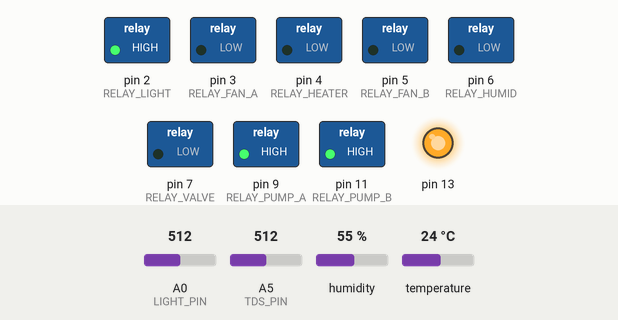
This sketch was run on a simulated Arduino Uno, built with avr-gcc and run on an emulated ATmega328P. Parts: switched loads named in the sketch (green lamp = pin HIGH), output pins drawn as LEDs (lit = HIGH). Inputs (shaded band) come from the test bench; at power-on: humidity 55 %, A5 (TDS_PIN) = 512, temperature 24 °C, A0 (LIGHT_PIN) = 512. What the sketch prints to the serial monitor is not drawn.

Above: at 14.2 s.
14.3 s: humidity set to 53 %
At 16.6 s:
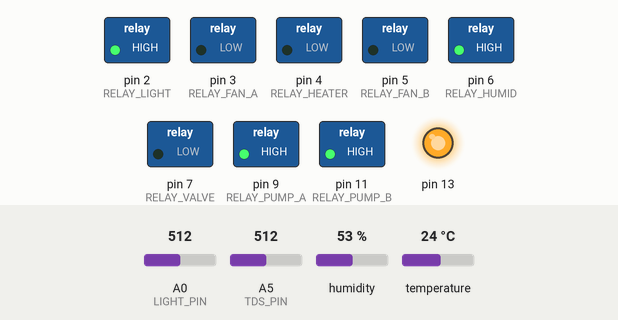
17.5 s: A5 (TDS_PIN) set to 409
23.9 s: A5 (TDS_PIN) set to 377
At 27.7 s:
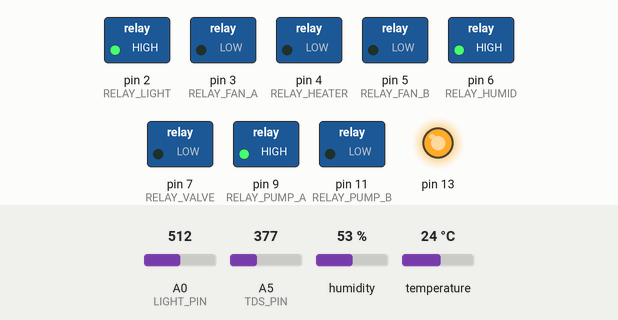
28.3 s: temperature set to 28 °C
At 31.0 s:
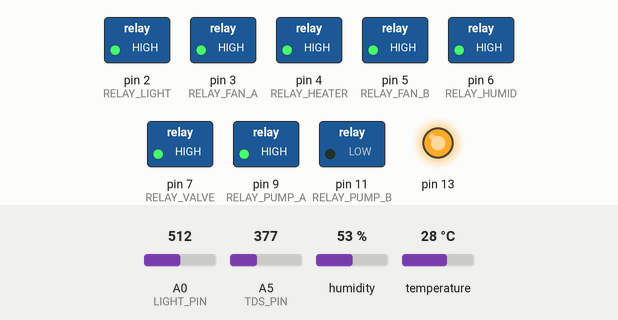
31.3 s: A5 (TDS_PIN) set to 716
At 33.4 s:
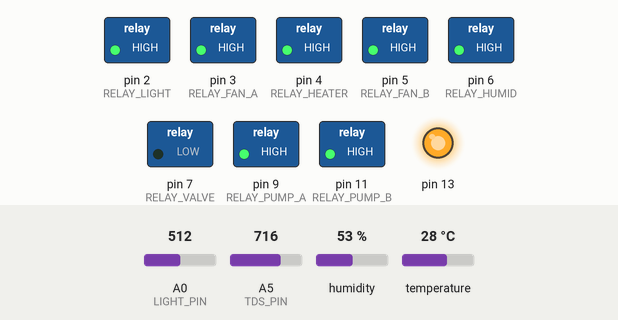
34.3 s: A5 (TDS_PIN) set to 441
37.3 s: A5 (TDS_PIN) set to 410
At 39.2 s:
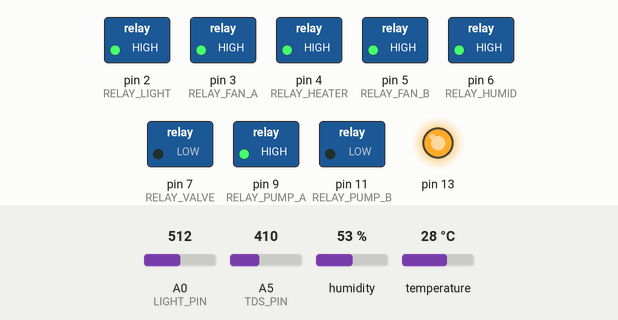
Timing chart, 0 to 44.7 s (numbered marks = the images above; inputs shaded):
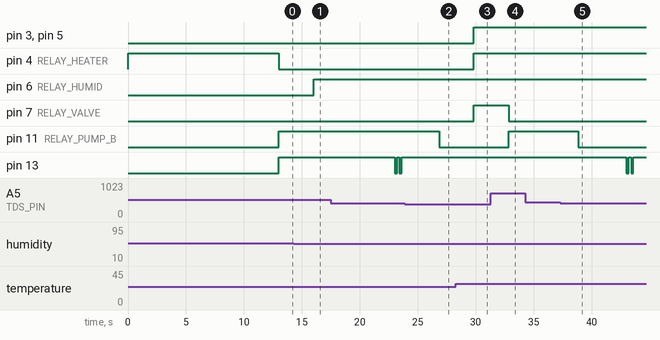

Measured:
- the behaviour switches between 55 and 54 % on humidity (found by bisection; images 0 and 1)
- the behaviour switches between 393 and 392 on A5 (TDS_PIN) (found by bisection; images 1 and 2)
- the behaviour switches between 426 and 425 on A5 (TDS_PIN) (found by bisection; images 4 and 5)
- after the input at 14.3 s, pin 6 (RELAY_HUMID): LOW → HIGH after 1.7 s
- after the input at 23.9 s, pin 11 (RELAY_PUMP_B): HIGH → LOW after 2.9 s
- after the input at 28.3 s, pin 3 (RELAY_FAN_A), pin 4 (RELAY_HEATER), pin 5 (RELAY_FAN_B), pin 7 (RELAY_VALVE): LOW → HIGH after 1.5 s
- after the input at 31.3 s, pin 7 (RELAY_VALVE): HIGH → LOW after 1.5 s; pin 11 (RELAY_PUMP_B): LOW → HIGH after 1.5 s
- after the input at 34.3 s, every drawn part: stays the same
- after the input at 37.3 s, pin 11 (RELAY_PUMP_B): HIGH → LOW after 1.5 s

The sketch:

Proposal.pdf.ino
```cpp
#include <DHT.h>

// --- pin config (might reorganize this later tbh) ---
#define DHTPIN        12
#define DHTTYPE       DHT11

#define LIGHT_PIN     A0
#define TDS_PIN       A5

#define RELAY_HEATER  4
#define RELAY_FAN_A   3
#define RELAY_FAN_B   5
#define RELAY_LIGHT   2
#define RELAY_PUMP_A  9
#define RELAY_PUMP_B  11
#define RELAY_HUMID   6
#define RELAY_VALVE   7

DHT dhtSensor(DHTPIN, DHTTYPE);

// thresholds (tuned a bit manually... might need adjustment later)
float targetTemp = 25.0;
float humidityLow = 55.0;
float humidityHigh = 80.0;

float tdsLow   = 800.0;
float tdsHigh  = 900.0;

// state flags (I like keeping track manually)
bool heaterState = false;
bool fanState    = false;
bool lightState  = false;
bool humidState  = false;
bool valveState  = false;

unsigned long lastSensorCheck = 0;
unsigned long lastUpload = 0;

// sensor values
float currentTemp = 0;
float currentHum  = 0;
int lightRaw      = 0;
float lightLux    = 0;
float tdsReading  = 0;

// wifi stuff
String writeKey = "WRITE API of things speak";
char wifiName[] = "wifi ssid";
char wifiPass[] = "wifi password";


// --- helper functions (yeah could generalize this but meh) ---
void toggleHeater(bool state) {
  heaterState = state;
  digitalWrite(RELAY_HEATER, state ? LOW : HIGH); // inverted relay logic
}

void toggleFans(bool state) {
  fanState = state;

  // NOTE: not sure why I didn't unify this with a loop...
  if (state) {
    digitalWrite(RELAY_FAN_A, HIGH);
    digitalWrite(RELAY_FAN_B, HIGH);
  } else {
    digitalWrite(RELAY_FAN_A, LOW);
    digitalWrite(RELAY_FAN_B, LOW);
  }
}

void toggleLight(bool state) {
  lightState = state;
  digitalWrite(RELAY_LIGHT, state ? HIGH : LOW);
}

void toggleHumidifier(bool state) {
  humidState = state;
  digitalWrite(RELAY_HUMID, state ? HIGH : LOW);
}

void toggleValve(bool state) {
  valveState = state;
  digitalWrite(RELAY_VALVE, state ? HIGH : LOW);
}


void setup() {

  // setup outputs
  pinMode(RELAY_HEATER, OUTPUT);
  pinMode(RELAY_FAN_A, OUTPUT);
  pinMode(RELAY_FAN_B, OUTPUT);
  pinMode(RELAY_LIGHT, OUTPUT);
  pinMode(RELAY_PUMP_A, OUTPUT);
  pinMode(RELAY_PUMP_B, OUTPUT);
  pinMode(RELAY_HUMID, OUTPUT);
  pinMode(RELAY_VALVE, OUTPUT);

  // initial states
  toggleHeater(false);
  toggleFans(false);
  toggleLight(true);   // always ON for now
  toggleHumidifier(false);
  toggleValve(false);

  digitalWrite(RELAY_PUMP_A, HIGH);
  digitalWrite(RELAY_PUMP_B, LOW);

  dhtSensor.begin();

  // debug LED
  pinMode(13, OUTPUT);
  digitalWrite(13, LOW);

  Serial.begin(115200);
  delay(2000); // give esp time

  // connect wifi (super basic, no retries yet...)
  Serial.println("AT+CWMODE=1");
  delay(1000);

  Serial.print("AT+CWJAP=\"");
  Serial.print(wifiName);
  Serial.print("\",\"");
  Serial.print(wifiPass);
  Serial.println("\"");

  delay(10000); // yeah... kinda long but works for now

  digitalWrite(13, HIGH); // connected indicator
}


void loop() {

  unsigned long now = millis();

  // --- sensor reading block ---
  if (now - lastSensorCheck >= 3000) {
    lastSensorCheck = now;

    currentTemp = dhtSensor.readTemperature();
    currentHum  = dhtSensor.readHumidity();

    // basic sanity check (had weird NaNs before)
    if (!isnan(currentTemp) && !isnan(currentHum) && currentTemp >= 0 && currentTemp <= 60) {

      // temp calibration (not super accurate tbh)
      currentTemp = currentTemp - 1.8;

      // light calc
      lightRaw = analogRead(LIGHT_PIN);
      lightLux = (lightRaw / 1023.0) * 20000.0;

      if (lightLux > 20000.0) {
        lightLux = 20000.0; // clamp it
      }

      // --- TDS calculation ---
      int raw = analogRead(TDS_PIN);
      float v = raw * (5.0 / 1024.0);

      float coeff = 1.0 + 0.02 * (currentTemp - 25.0);
      float adjV = v / coeff;

      // copied formula from somewhere, should verify later...
      tdsReading = (133.42 * adjV * adjV * adjV
                   - 255.86 * adjV * adjV
                   + 857.39 * adjV) * 0.5;

      if (tdsReading < 0) tdsReading = 0; // just in case

      // --- control logic ---

      // heater logic
      if (currentTemp < targetTemp - 1.0) {
        toggleHeater(true);
      } else if (currentTemp >= targetTemp) {
        toggleHeater(false);
      }

      // fans + humidity (this got messy honestly)
      if (currentTemp > targetTemp + 1.0) {
        toggleFans(true);
        toggleHumidifier(true);
      } else {

        if (currentHum > humidityHigh) {
          toggleFans(true);
          toggleHumidifier(false);
        } else {

          toggleFans(false);

          if (currentHum < humidityLow) {
            toggleHumidifier(true);
          } else if (currentHum >= humidityLow + 5.0) {
            toggleHumidifier(false);
          }
        }
      }

      toggleLight(true); // forced ON always

      // pumps + valve
      digitalWrite(RELAY_PUMP_B, (tdsReading > tdsHigh) ? HIGH : LOW);

      if (tdsReading < tdsLow && tdsReading > 0) {
        toggleValve(true);
      } else {
        toggleValve(false);
      }
    }
  }

  // --- upload data to ThingSpeak ---
  if (now - lastUpload >= 20000) {
    lastUpload = now;

    if (!isnan(currentTemp) && currentTemp > 0) {

      Serial.println("AT+CIPSTART=\"TCP\",\"api.thingspeak.com\",80");
      delay(2000);

      String req = "GET /update?api_key=" + writeKey;

      // building query step by step (easier to debug honestly)
      req += "&field1=" + String(currentTemp, 1);
      req += "&field2=" + String(currentHum, 1);
      req += "&field3=" + String(lightLux, 0);
      req += "&field4=" + String(tdsReading, 1);

      req += "&field5=" + String(heaterState ? 1 : 0);
      req += "&field6=" + String(fanState ? 1 : 0);
      req += "&field7=" + String(humidState ? 1 : 0);
      req += "&field8=" + String(valveState ? 1 : 0);

      req += " HTTP/1.1\r\n";
      req += "Host: api.thingspeak.com\r\n";
      req += "Connection: close\r\n\r\n";

      Serial.print("AT+CIPSEND=");
      Serial.println(req.length());

      delay(1000); // sometimes needed, not sure why

      Serial.print(req);

      // blink LED to indicate upload (quick hack)
      for (int i = 0; i < 2; i++) {
        digitalWrite(13, LOW);
        delay(200);
        digitalWrite(13, HIGH);
        delay(200);
      }
    }
  }
}
```
